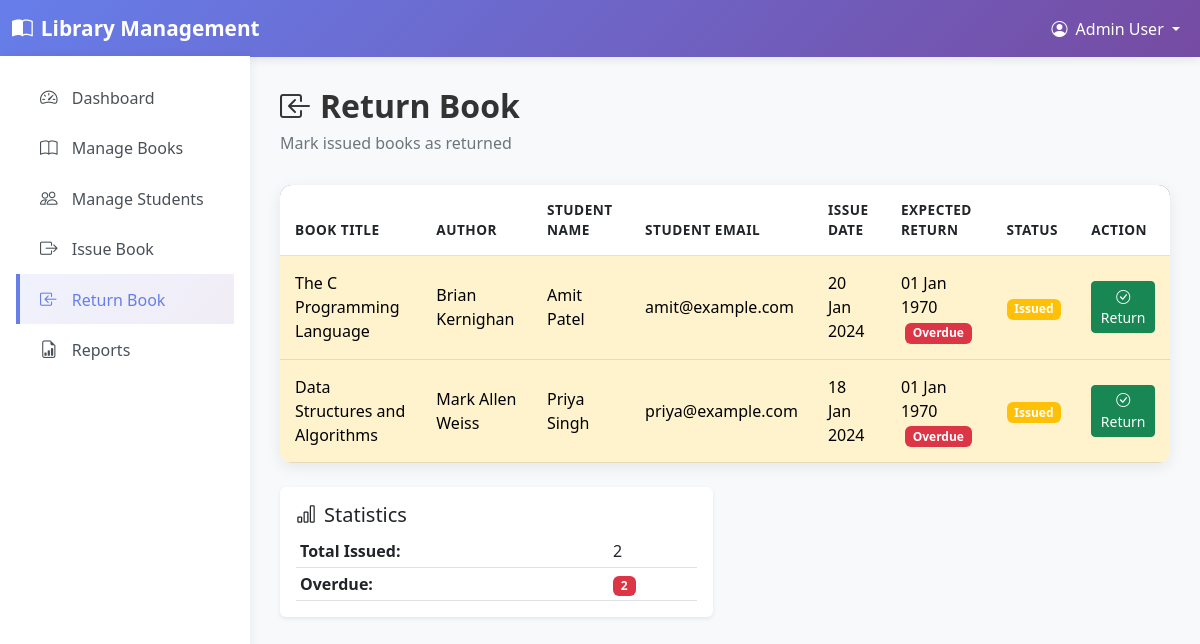
The app's page /return_book.php (signed in) with its own data.
### tables this page shows
CREATE TABLE issued_books (
    id INT AUTO_INCREMENT PRIMARY KEY,
    book_id INT NOT NULL,
    student_id INT NOT NULL,
    issue_date DATE NOT NULL,
    return_date DATE,
    status ENUM('issued', 'returned') DEFAULT 'issued',
    created_at TIMESTAMP DEFAULT CURRENT_TIMESTAMP,
    FOREIGN KEY (book_id) REFERENCES books(id) ON DELETE CASCADE,
    FOREIGN KEY (student_id) REFERENCES students(id) ON DELETE CASCADE
);

CREATE TABLE books (
    id INT AUTO_INCREMENT PRIMARY KEY,
    title VARCHAR(255) NOT NULL,
    author VARCHAR(100) NOT NULL,
    category VARCHAR(50) NOT NULL,
    isbn VARCHAR(20) NOT NULL UNIQUE,
    quantity INT NOT NULL DEFAULT 1,
    available_quantity INT NOT NULL DEFAULT 1,
    added_date DATE NOT NULL DEFAULT CURRENT_DATE
);

CREATE TABLE students (
    id INT AUTO_INCREMENT PRIMARY KEY,
    name VARCHAR(100) NOT NULL,
    email VARCHAR(100) NOT NULL UNIQUE,
    phone VARCHAR(20) NOT NULL,
    created_at TIMESTAMP DEFAULT CURRENT_TIMESTAMP
);

### return_book.php (the view, shortened to what this page needs)
<?php
require_once 'db.php';
require_once 'layout.php';
try {
    $stmt = $pdo->query("
        SELECT ib.*, b.title, b.author, s.name as student_name, s.email as student_email
        FROM issued_books ib
        JOIN books b ON ib.book_id = b.id
        JOIN students s ON ib.student_id = s.id
        WHERE ib.status = 'issued'
        ORDER BY ib.issue_date DESC
    ");
    $issuedBooks = $stmt->fetchAll();
} catch(PDOException $e) {
    $error = "Database error: " . $e->getMessage();
}
?>
<div class="page-header">
    <h2><i class="bi bi-box-arrow-in-left me-2"></i>Return Book</h2>
    <p>Mark issued books as returned</p>
</div>
<div class="card table-custom border-0">
    <div class="card-body p-0">
        <?php if (empty($issuedBooks)): ?>
            <div class="text-center p-5">
                <i class="bi bi-box-arrow-in-left display-4 text-muted"></i>
                <p class="mt-3 text-muted">No books currently issued.</p>
                <a href="issue_book.php" class="btn btn-primary-custom btn-custom">Issue a Book</a>
            </div>
        <?php else: ?>
            <div class="table-responsive">
                <table class="table table-hover mb-0">
                    <thead>
                        <tr>
                            <th>Book Title</th>
                            <th>Author</th>
                            <th>Student Name</th>
                            <th>Student Email</th>
                            <th>Issue Date</th>
                            <th>Expected Return</th>
                            <th>Status</th>
                            <th>Action</th>
                        </tr>
                    </thead>
                    <tbody>
                        <?php foreach ($issuedBooks as $issued): ?>
                            <?php
                            $isOverdue = $issued['return_date'] < date('Y-m-d');
                            ?>
                            <tr class="<?= $isOverdue ? 'table-warning' : '' ?>">
                                <td><?= htmlspecialchars($issued['title']) ?></td>
                                <td><?= htmlspecialchars($issued['author']) ?></td>
                                <td><?= htmlspecialchars($issued['student_name']) ?></td>
                                <td><?= htmlspecialchars($issued['student_email']) ?></td>
                                <td><?= date('d M Y', strtotime($issued['issue_date'])) ?></td>
                                <td>
                                    <?= date('d M Y', strtotime($issued['return_date'])) ?>
                                    <?php if ($isOverdue): ?>
                                        <span class="badge bg-danger ms-1">Overdue</span>
                                    <?php endif; ?>
                                </td>
                                <td>
                                    <span class="badge bg-warning">Issued</span>
                                </td>
                                <td>
                                    <a href="return_book.php?return=<?= $issued['id'] ?>" class="btn btn-success btn-sm" onclick="return confirm('Are you sure you want to mark this book as returned?');">
                                        <i class="bi bi-check-circle"></i> Return
                                    </a>
                                </td>
                            </tr>
                        <?php endforeach; ?>
                    </tbody>
                </table>
            </div>
        <?php endif; ?>
    </div>
</div>
<?php if (!empty($issuedBooks)): ?>
    <div class="row mt-4">
        <div class="col-md-6">
            <div class="card border-0 shadow-sm">
                <div class="card-body">
                    <h5 class="card-title"><i class="bi bi-bar-chart me-2"></i>Statistics</h5>
                    <table class="table table-sm mb-0">
                        <tr>
                            <th>Total Issued:</th>
                            <td><?= count($issuedBooks) ?></td>
                        </tr>
                        <?php
                        $overdueCount = 0;
                        foreach ($issuedBooks as $issued) {
                            if ($issued['return_date'] < date('Y-m-d')) {
                                $overdueCount++;
                            }
                        }
                        ?>
                        <tr>
                            <th>Overdue:</th>
                            <td><span class="badge bg-danger"><?= $overdueCount ?></span></td>
                        </tr>
                    </table>
                </div>
            </div>
        </div>
    </div>
<?php endif; ?>
    </div>
</body>
</html>

### layout.php (style rules this page uses)
:root { --primary-color: #667eea; --secondary-color: #764ba2; --sidebar-width: 250px; }
body { background-color: #f8f9fa; font-family: 'Segoe UI', Tahoma, Geneva, Verdana, sans-serif; }
.table-custom { background: white; border-radius: 12px; overflow: hidden; box-shadow: 0 4px 15px rgba(0, 0, 0, 0.08); }
.table-custom thead { background: linear-gradient(135deg, var(--primary-color) 0%, var(--secondary-color) 100%); color: white; }
.table-custom th { font-weight: 600; text-transform: uppercase; font-size: 0.85rem; letter-spacing: 0.5px; padding: 15px; }
.table-custom td { padding: 15px; vertical-align: middle; }
.page-header { margin-bottom: 30px; }
.page-header h2 { color: #333; font-weight: 700; margin-bottom: 5px; }
.page-header p { color: #6c757d; margin: 0; }

### records on screen
issued_books: book.title "The C Programming Language", book.author "Brian Kernighan", student.name "Amit Patel", student.email "amit@example.com", issue_date "20 Jan 2024", return_date "01 Jan 1970", shows "Overdue"
issued_books: book.title "Data Structures and Algorithms", book.author "Mark Allen Weiss", student.name "Priya Singh", student.email "priya@example.com", issue_date "18 Jan 2024", return_date "01 Jan 1970", shows "Overdue"

### other values on screen
getCurrentAdminName() "Admin User"
count($issuedBooks) "2"
$overdueCount "2"
